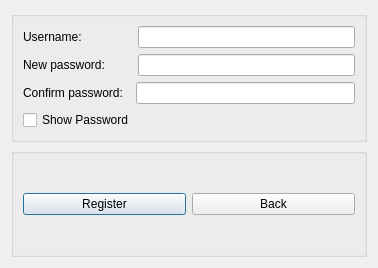
<?xml version="1.0" encoding="UTF-8"?>
<ui version="4.0">
 <class>Register</class>
 <widget class="QDialog" name="Register">
  <property name="geometry">
   <rect>
    <x>0</x>
    <y>0</y>
    <width>378</width>
    <height>268</height>
   </rect>
  </property>
  <property name="windowTitle">
   <string>Dialog</string>
  </property>
  <layout class="QVBoxLayout" name="verticalLayout_4">
   <item>
    <widget class="QGroupBox" name="groupBox">
     <property name="title">
      <string/>
     </property>
     <layout class="QVBoxLayout" name="verticalLayout_2">
      <item>
       <layout class="QVBoxLayout" name="verticalLayout">
        <item>
         <layout class="QHBoxLayout" name="horizontalLayout">
          <item>
           <widget class="QLabel" name="label">
            <property name="text">
             <string>Username:               </string>
            </property>
           </widget>
          </item>
          <item>
           <widget class="QLineEdit" name="userNameLineEdit"/>
          </item>
         </layout>
        </item>
        <item>
         <layout class="QHBoxLayout" name="horizontalLayout_2">
          <item>
           <widget class="QLabel" name="label_2">
            <property name="text">
             <string>New password:        </string>
            </property>
           </widget>
          </item>
          <item>
           <widget class="QLineEdit" name="newPasswordLineEdit">
            <property name="echoMode">
             <enum>QLineEdit::EchoMode::Password</enum>
            </property>
            <property name="clearButtonEnabled">
             <bool>false</bool>
            </property>
           </widget>
          </item>
         </layout>
        </item>
        <item>
         <layout class="QHBoxLayout" name="horizontalLayout_3">
          <item>
           <widget class="QLabel" name="label_3">
            <property name="text">
             <string>Confirm password:  </string>
            </property>
           </widget>
          </item>
          <item>
           <widget class="QLineEdit" name="confirmLineEdit">
            <property name="echoMode">
             <enum>QLineEdit::EchoMode::Password</enum>
            </property>
           </widget>
          </item>
         </layout>
        </item>
       </layout>
      </item>
      <item>
       <widget class="QCheckBox" name="showPasswordCheckBox">
        <property name="statusTip">
         <string/>
        </property>
        <property name="text">
         <string>Show Password</string>
        </property>
       </widget>
      </item>
     </layout>
    </widget>
   </item>
   <item>
    <widget class="QGroupBox" name="groupBox_2">
     <property name="title">
      <string/>
     </property>
     <layout class="QVBoxLayout" name="verticalLayout_3">
      <item>
       <layout class="QHBoxLayout" name="horizontalLayout_4">
        <item>
         <widget class="QPushButton" name="registerPushButton">
          <property name="text">
           <string>Register</string>
          </property>
         </widget>
        </item>
        <item>
         <widget class="QPushButton" name="backPushButton">
          <property name="text">
           <string>Back</string>
          </property>
         </widget>
        </item>
       </layout>
      </item>
     </layout>
    </widget>
   </item>
  </layout>
 </widget>
 <resources/>
 <connections/>
</ui>
